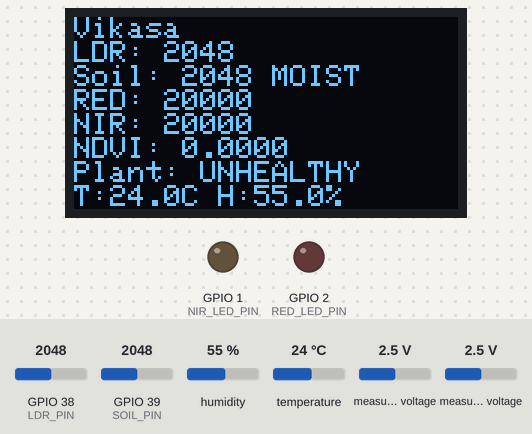
Bench run of a sketch on a simulated ESP32. Parts: 128×64 one-colour display, output pins drawn as LEDs (lit = HIGH). Inputs (shaded band) come from the test bench; at power-on: measured voltage 2.5 V, GPIO 39 (SOIL_PIN) = 2048, humidity 55 %, GPIO 38 (LDR_PIN) = 2048, temperature 24 °C. WiFi joins after 1.5 s; servers stay silent unless stated; uploads are accepted with an empty reply; the local clock reads 2024-03-15 10:24:30 at power-on unless the sketch sets it; what the sketch prints to the serial monitor is not drawn.

Above: at 4.6 s.
4.7 s: measured voltage (sensor 200) set to 0.1 V
At 7.8 s:
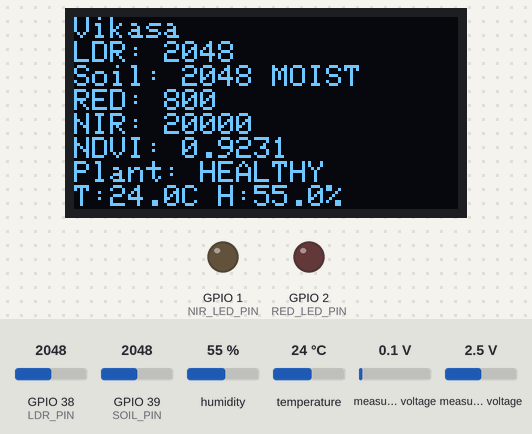
10.2 s: GPIO 39 (SOIL_PIN) set to 2936
At 12.7 s:
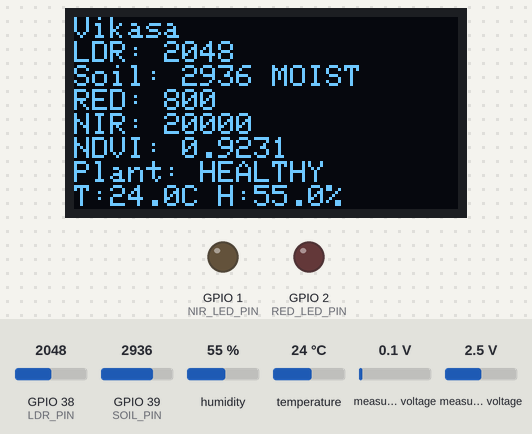
13.5 s: GPIO 39 (SOIL_PIN) set to 3032
At 15.4 s:
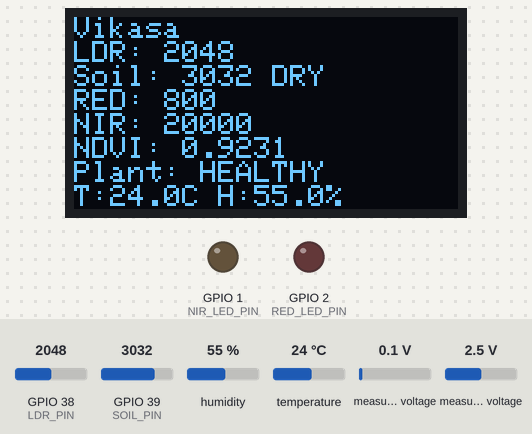
18.6 s: measured voltage (sensor 201) set to 0.1 V
At 20.4 s:
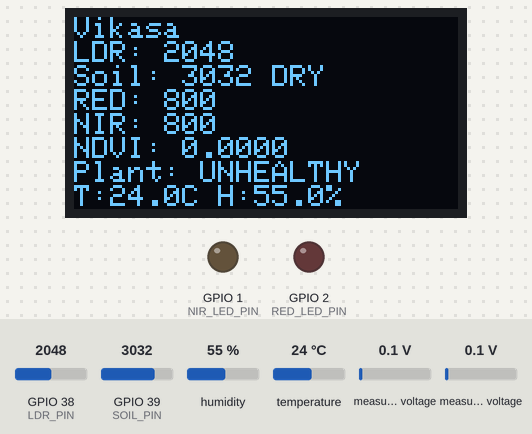
23.9 s: humidity set to 22 %
At 26.6 s:
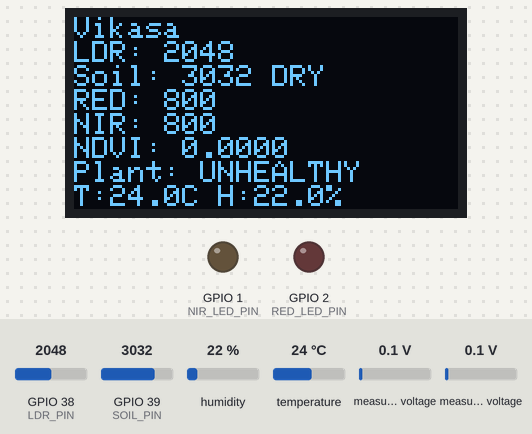
27.1 s: GPIO 38 (LDR_PIN) set to 122
At 29.2 s:
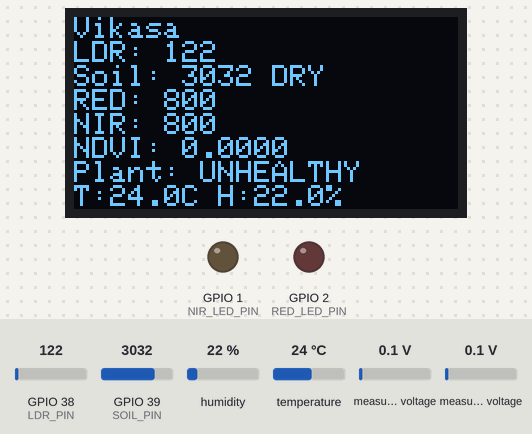
Timing chart, 0 to 30.8 s (numbered marks = the images above; inputs shaded):
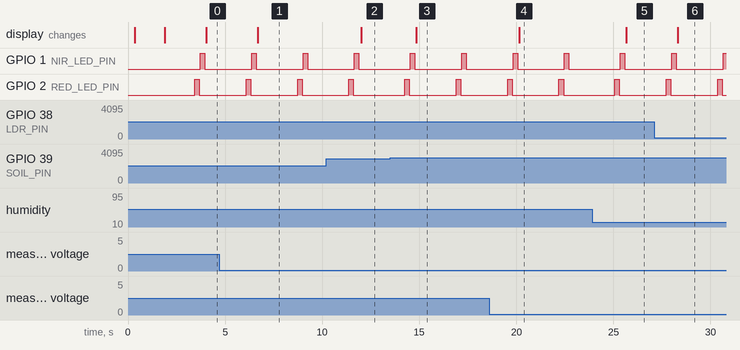

The sketch:

Vikaasa_Final.ino
```cpp
#include <WiFi.h>
#include <Wire.h>
#include <Adafruit_GFX.h>
#include <Adafruit_SH110X.h>
#include <Adafruit_ADS1X15.h>
#include <DHT.h>
#include <math.h>
#include <HTTPClient.h>
#include <time.h>

// ==================================================
// USER SETTINGS
// ==================================================

const char* WIFI_SSID = "YOUR_WIFI_SSID";
const char* WIFI_PASSWORD = "YOUR_WIFI_PASSWORD";

const char* API_URL =
  "http://YOUR_COMPUTER_LAN_IP:5000/api/sensor-data";

const char* PLANT_ID = "PLANT-001";
const char* SESSION_ID = "SESSION-001";
const char* OPERATOR_ID = "OPERATOR-001";

unsigned long lastUploadMs = 0;
const unsigned long UPLOAD_INTERVAL_MS = 10000;

// Existing prototype thresholds
const int SOIL_MOISTURE_THRESHOLD = 3000;
const float NDVI_HEALTH_THRESHOLD = 0.03;

// ==================================================
// PIN CONFIGURATION
// ==================================================

#define LDR_PIN       A2
#define SOIL_PIN      A3

#define NIR_LED_PIN   D0
#define RED_LED_PIN   D1

#define DHT_PIN       D3
#define DHT_TYPE      DHT22

#define SDA_PIN       4
#define SCL_PIN       5

// ==================================================
// DEVICE ADDRESSES
// ==================================================

#define OLED_ADDR     0x3C
#define ADS_ADDR      0x48

Adafruit_SH1106G display(128, 64, &Wire, -1);
Adafruit_ADS1115 ads;
DHT dht(DHT_PIN, DHT_TYPE);

// ==================================================
// SENSOR VALUES
// ==================================================

int ldrRaw = 0;
int soilRaw = 0;
int redRaw = 0;
int nirRaw = 0;

float ndvi = NAN;
float temperature = NAN;
float humidity = NAN;

bool soilIsMoist = false;
bool plantIsHealthy = false;

// ==================================================
// WIFI CONNECTION
// ==================================================

void connectWiFi() {
  WiFi.mode(WIFI_STA);
  WiFi.begin(WIFI_SSID, WIFI_PASSWORD);

  Serial.print("Connecting to Wi-Fi");

  unsigned long startTime = millis();

  while (WiFi.status() != WL_CONNECTED &&
         millis() - startTime < 20000) {
    delay(500);
    Serial.print(".");
  }

  Serial.println();

  if (WiFi.status() == WL_CONNECTED) {
    Serial.println("Wi-Fi connected!");
    Serial.print("IP address: ");
    Serial.println(WiFi.localIP());
  } else {
    Serial.println("Wi-Fi connection failed.");
    Serial.println("Continuing offline.");
  }
}

// ==================================================
// ADS1115 AVERAGING
// ==================================================

int readADSaverage(uint8_t channel) {
  long total = 0;

  for (int i = 0; i < 10; i++) {
    total += ads.readADC_SingleEnded(channel);
    delay(5);
  }

  return (int)(total / 10);
}

// ==================================================
// SEPARATE RED AND NIR MEASUREMENTS
// ==================================================

void readOpticalSensors() {
  // Ensure both LEDs start OFF
  digitalWrite(RED_LED_PIN, LOW);
  digitalWrite(NIR_LED_PIN, LOW);
  delay(50);

  // Measure RED response with RED LED only
  digitalWrite(RED_LED_PIN, HIGH);
  delay(100);

  redRaw = readADSaverage(0);  // ADS1115 A0

  digitalWrite(RED_LED_PIN, LOW);
  delay(50);

  // Measure NIR response with NIR LED only
  digitalWrite(NIR_LED_PIN, HIGH);
  delay(100);

  nirRaw = readADSaverage(1);  // ADS1115 A1

  digitalWrite(NIR_LED_PIN, LOW);
  delay(50);
}

// ==================================================
// NDVI CALCULATION AND CLASSIFICATION
// ==================================================

void calculatePlantHealth() {
  // Reset status so an old result cannot remain
  plantIsHealthy = false;

  // ADS1115 single-ended readings should be non-negative.
  // The sum must be positive for the formula to be valid.
  long signalSum = (long)nirRaw + (long)redRaw;

  if (signalSum > 0) {
    ndvi = ((float)nirRaw - (float)redRaw)
           / (float)signalSum;
  } else {
    ndvi = NAN;
  }

  if (!isnan(ndvi)) {
    plantIsHealthy = (ndvi > NDVI_HEALTH_THRESHOLD);
  }

  // Print values from this measurement cycle
  Serial.print("RED=");
  Serial.print(redRaw);

  Serial.print(", NIR=");
  Serial.print(nirRaw);

  Serial.print(", CALCULATED_NDVI=");

  if (isnan(ndvi)) {
    Serial.print("INVALID");
  } else {
    Serial.print(ndvi, 4);
  }

  Serial.print(", PLANT_STATUS=");

  if (isnan(ndvi)) {
    Serial.println("UNKNOWN");
  } else {
    Serial.println(plantIsHealthy ? "HEALTHY" : "UNHEALTHY");
  }
}

// ==================================================
// OLED DISPLAY
// ==================================================

void showReadings() {
  display.clearDisplay();
  display.setTextSize(1);
  display.setTextColor(SH110X_WHITE);
  display.setCursor(0, 0);

  display.println("Vikasa");

  display.print("LDR: ");
  display.println(ldrRaw);

  display.print("Soil: ");
  display.print(soilRaw);
  display.print(" ");
  display.println(soilIsMoist ? "MOIST" : "DRY");

  display.print("RED: ");
  display.println(redRaw);

  display.print("NIR: ");
  display.println(nirRaw);

  display.print("NDVI: ");

  if (isnan(ndvi)) {
    display.println("INVALID");
  } else {
    display.println(ndvi, 4);
  }

  display.print("Plant: ");

  if (isnan(ndvi)) {
    display.println("UNKNOWN");
  } else {
    display.println(
      plantIsHealthy ? "HEALTHY" : "UNHEALTHY"
    );
  }

  display.print("T:");

  if (isnan(temperature)) {
    display.print("--");
  } else {
    display.print(temperature, 1);
  }

  display.print("C H:");

  if (isnan(humidity)) {
    display.print("--");
  } else {
    display.print(humidity, 1);
  }

  display.println("%");

  display.display();
}

// ==================================================
// UPLOAD SENSOR DATA TO API
// ==================================================

void uploadSensorReading() {
  if (WiFi.status() != WL_CONNECTED) {
    Serial.println("[API] Skipped: Wi-Fi disconnected");
    return;
  }

  time_t now = time(nullptr);

  if (now < 1700000000) {
    Serial.println("[API] Waiting for valid network time");
    return;
  }

  struct tm timeInfo;
  gmtime_r(&now, &timeInfo);

  char timestamp[25];
  char readingId[32];

  strftime(
    timestamp,
    sizeof(timestamp),
    "%Y-%m-%dT%H:%M:%SZ",
    &timeInfo
  );

  strftime(
    readingId,
    sizeof(readingId),
    "VIK-%Y%m%d-%H%M%S",
    &timeInfo
  );

  String json = "{";

  json += "\"reading_id\":\"";
  json += readingId;
  json += "\",";

  json += "\"plant_id\":\"";
  json += PLANT_ID;
  json += "\",";

  json += "\"session_id\":\"";
  json += SESSION_ID;
  json += "\",";

  json += "\"operator_id\":\"";
  json += OPERATOR_ID;
  json += "\",";

  json += "\"timestamp\":\"";
  json += timestamp;
  json += "\",";

  json += "\"ambient_light_raw\":";
  json += String(max(0, ldrRaw));
  json += ",";

  json += "\"soil_moisture_raw\":";
  json += String(max(0, soilRaw));
  json += ",";

  json += "\"red_raw\":";
  json += String(max(0, redRaw));
  json += ",";

  json += "\"nir_raw\":";
  json += String(max(0, nirRaw));
  json += ",";

  json += "\"temperature_c\":";
  json += isnan(temperature)
          ? String("null")
          : String(temperature, 2);
  json += ",";

  json += "\"humidity_pct\":";
  json += isnan(humidity)
          ? String("null")
          : String(humidity, 2);

  json += "}";

  HTTPClient http;
  http.setTimeout(5000);

  if (!http.begin(API_URL)) {
    Serial.println("[API] Could not initialize HTTP");
    return;
  }

  http.addHeader("Content-Type", "application/json");

  Serial.println("[API] Sending sensor reading...");
  Serial.println(json);

  int status = http.POST(json);

  Serial.print("[API] HTTP status: ");
  Serial.println(status);

  if (status > 0) {
    Serial.println(http.getString());
  } else {
    Serial.println(http.errorToString(status));
  }

  http.end();
}

// ==================================================
// SETUP
// ==================================================

void setup() {
  Serial.begin(115200);
  delay(300);

  // LEDs are now controlled independently
  pinMode(RED_LED_PIN, OUTPUT);
  pinMode(NIR_LED_PIN, OUTPUT);

  digitalWrite(RED_LED_PIN, LOW);
  digitalWrite(NIR_LED_PIN, LOW);

  pinMode(LDR_PIN, INPUT);
  pinMode(SOIL_PIN, INPUT);

  // I2C
  Wire.begin(SDA_PIN, SCL_PIN);
  Wire.setClock(400000);

  // OLED
  if (!display.begin(OLED_ADDR, true)) {
    Serial.println("ERROR: OLED initialization failed");

    while (true) {
      delay(10);
    }
  }

  // ADS1115
  if (!ads.begin(ADS_ADDR)) {
    Serial.println("ERROR: ADS1115 initialization failed");

    while (true) {
      delay(10);
    }
  }

  ads.setGain(GAIN_ONE);
  ads.setDataRate(RATE_ADS1115_860SPS);

  // DHT22
  dht.begin();

  display.clearDisplay();
  display.setTextSize(1);
  display.setTextColor(SH110X_WHITE);
  display.setCursor(0, 0);
  display.println("Vikasa");
  display.println("Starting sensors...");
  display.display();

  // Connect to Wi-Fi
  connectWiFi();

  if (WiFi.status() == WL_CONNECTED) {
    configTime(0, 0, "pool.ntp.org", "time.nist.gov");
    Serial.println("Requesting network time...");
  }

  display.clearDisplay();
  display.setCursor(0, 0);
  display.println("Vikasa");
  display.println(
    WiFi.status() == WL_CONNECTED
      ? "Wi-Fi connected"
      : "Wi-Fi offline"
  );
  display.display();

  delay(1500);
}

// ==================================================
// MAIN LOOP
// ==================================================

void loop() {
  // Read environmental sensors
  ldrRaw = analogRead(LDR_PIN);
  soilRaw = analogRead(SOIL_PIN);

  // Measure red and NIR separately
  readOpticalSensors();

  // Calculate NDVI using this cycle's readings
  calculatePlantHealth();

  // Read DHT22
  temperature = dht.readTemperature();
  humidity = dht.readHumidity();

  // Soil moisture threshold
  soilIsMoist = (soilRaw < SOIL_MOISTURE_THRESHOLD);

  // Display current readings
  showReadings();

  // Print environmental sensor readings
  Serial.print("LDR=");
  Serial.print(ldrRaw);

  Serial.print(", SOIL=");
  Serial.print(soilRaw);

  Serial.print(", SOIL_STATUS=");
  Serial.print(soilIsMoist ? "MOIST" : "DRY");

  Serial.print(", TEMP=");

  if (isnan(temperature)) {
    Serial.print("ERR");
  } else {
    Serial.print(temperature, 1);
  }

  Serial.print(", HUMIDITY=");

  if (isnan(humidity)) {
    Serial.println("ERR");
  } else {
    Serial.println(humidity, 1);
  }

  // Reconnect if Wi-Fi drops
  if (WiFi.status() != WL_CONNECTED) {
    WiFi.reconnect();
  }

  // Upload every 10 seconds
  if (millis() - lastUploadMs >= UPLOAD_INTERVAL_MS) {
    lastUploadMs = millis();
    uploadSensorReading();
  }

  delay(2000);
}
```

Measured:
- the behaviour switches between 2999 and 3000 on GPIO 39 (SOIL_PIN) (found by bisection; images 2 and 3)
- after the input at 4.7 s, the display: changes after 2.0 s (image 1)
- after the input at 10.2 s, the display: changes after 1.8 s (image 2)
- after the input at 13.5 s, the display: changes after 1.4 s (image 3)
- after the input at 18.6 s, the display: changes after 1.5 s (image 4)
- after the input at 23.9 s, the display: changes after 1.8 s (image 5)
- after the input at 27.1 s, the display: changes after 1.2 s (image 6)
- by itself, GPIO 1 (NIR_LED_PIN), GPIO 2 (RED_LED_PIN): alternates HIGH for 0.23 s and LOW for 2.4 s
